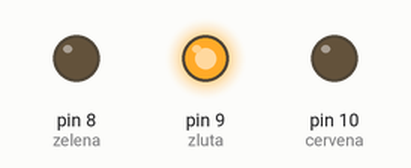
Simulated run of this program. Board: Arduino Nano, built with avr-gcc and run on an emulated ATmega328P. On the bench: output pins drawn as LEDs (lit = HIGH).

Above: at 1.5 s.
At 5.5 s:
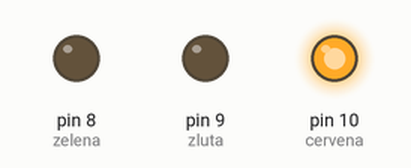
At 9.0 s:
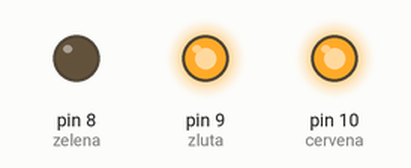
At 16.5 s:
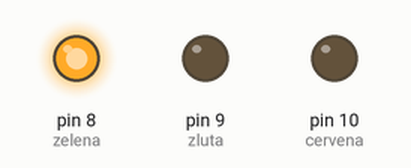
Timing chart, 0 to 29.9 s (numbered marks = the images above):
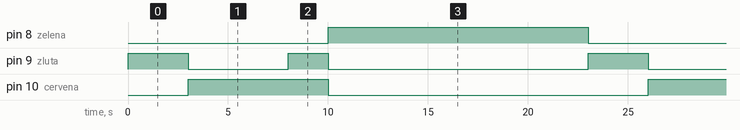

The program:

main.cpp
```cpp
#include <Arduino.h>

int cervena = 10;
int zluta = 9;
int zelena = 8;

void setup(){
    pinMode(cervena, OUTPUT);
    pinMode(zluta, OUTPUT);
    pinMode(zelena, OUTPUT);
}

void semafor(){

    digitalWrite(zelena, LOW);
    digitalWrite(zluta, HIGH);
    delay(3000);


    digitalWrite(zluta, LOW);
    digitalWrite(cervena, HIGH);
    delay(5000);


    digitalWrite(zluta, HIGH);
    delay(2000);

    digitalWrite(zluta, LOW);
    digitalWrite(cervena, LOW);
    digitalWrite(zelena, HIGH);
    delay(3000);
}

void loop(){
    semafor();
    delay(10000);
}
```

Measured:
- by itself, pin 8 (zelena): alternates HIGH for 13.0 s and LOW for 10.0 s
- by itself, pin 9 (zluta): repeats every 23.0 s: LOW 5.0 s, HIGH 2.0 s, LOW 13.0 s, HIGH 3.0 s
- by itself, pin 10 (cervena): alternates HIGH for 7.0 s and LOW for 16.0 s
